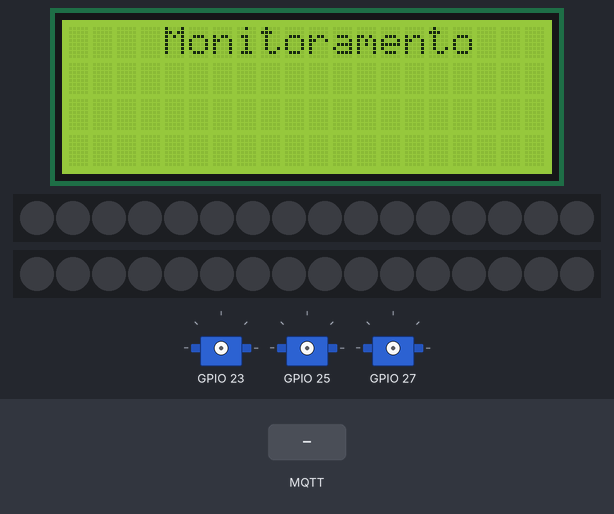
A program run on a simulated ESP32. Parts: 20×4 character LCD, 2 × 16 RGB LEDs in strip order, left to right, 3 × servo. Inputs (shaded band) come from the test bench. Random numbers use the default seed unless the program sets one; no MQTT or app messages arrive unless stated; what the program prints to the serial monitor is not drawn.

Above: at 1.7 s.
At 4.8 s:
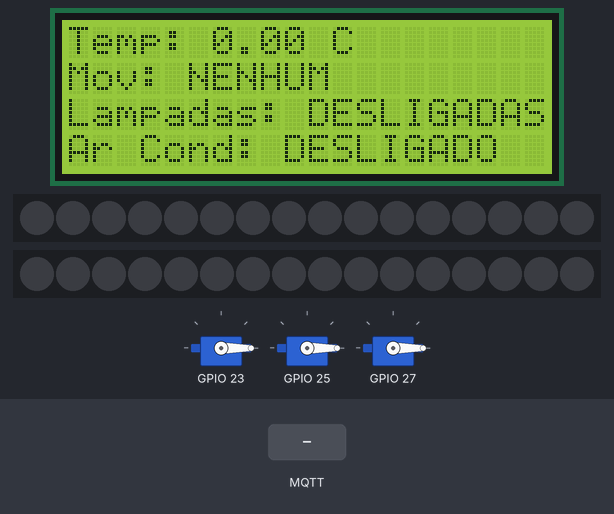
4.9 s: MQTT message "1" arrives on the first subscribed topic
6.4 s: MQTT message "on" arrives on the first subscribed topic
Timing chart, 0 to 9.4 s (numbered marks = the images above; inputs shaded):
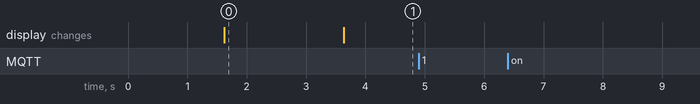

Measured:
- after the input at 4.9 s, every drawn part: stays the same
- after the input at 6.4 s, every drawn part: stays the same
- what the display in image 0 shows lasts 2.0 s, from 1.6 s to 3.6 s

The program:

main.cpp
```cpp
#include "funcoes.h"

// Inicializa as variáveis de últimos dados lidos
float ultimaTemperatura = 0.0;            // Variável para armazenar a última temperatura lida
float ultimaUmidade = 0.0;                // Variável para armazenar a última umidade lida
float ultimaLuminosidade = 0.0;           // Variável para armazenar a última luminosidade lida
bool ultimoMovimento = false;             // Variável para armazenar o último movimento lido
unsigned long tempoEspera = millis();     // Variável para armazenar o tempo de espera
unsigned long tempoAtual = 0;             // Variável para armazenar o tempo atual
const unsigned long tempoLimite = 30000;  // Tempo limite para considerar que o movimento foi detectado (30 segundos)

void setup() {
  inicializarSistema();                   // Inicializa o sistema, incluindo Wi-Fi, MQTT e LCD
  exibirDadosNoLCD();                     // Exibe os dados iniciais no LCD
}

void loop() {

  if (!client.connected()) {
    conectarBrokerMQTT();
  }

  if (temperatura != ultimaTemperatura || umidade != ultimaUmidade || luminosidade != ultimaLuminosidade || movimento != ultimoMovimento) {
    exibirDadosNoLCD();                 // Atualiza o LCD com os dados recebidos
    ultimaTemperatura = temperatura;    // Atualiza a última temperatura lida
    ultimaUmidade = umidade;            // Atualiza a última umidade lida
    ultimaLuminosidade = luminosidade;  // Atualiza a última luminosidade lida
    ultimoMovimento = movimento;        // Atualiza o último movimento lido

    enviarDadosThingSpeak(temperatura, umidade, luminosidade); // Envia os dados para o ThingSpeak
  }

  if (movimento) {
    controleLampadas();                // Controla as lâmpadas com base no movimento
    controleArCondicionado();          // Controla o ar-condicionado com base na temperatura e movimento

  } else {
    strip.clear();                     // Desliga as lâmpadas se não houver movimento
    strip.show();                      // Atualiza o NeoPixel das lâmpadas
    stripAir.clear();                  // Desliga o Ar-condicionado se não houver movimento
    stripAir.show();                   // Atualiza o NeoPixel do Ar-condicionado
  }

  if (temperatura >= 20 && temperatura <= 25 && (tempoEspera - tempoAtual) <= tempoLimite) { // Verifica se a temperatura está dentro do intervalo desejado
    abrirJanelas();                                   // Chama a função para abrir as janelas
  } else if (temperatura < 20 || temperatura > 25) {  // Verifica se o tempo limite foi atingido
    fecharJanelas();                                  // Chama a função para fechar as janelas
  } else if (!movimento){
    fecharJanelas();                                  // Chama a função para fechar as janelas
  }


  // Mantém a conexão com o broker MQTT
  client.loop();
}
```
